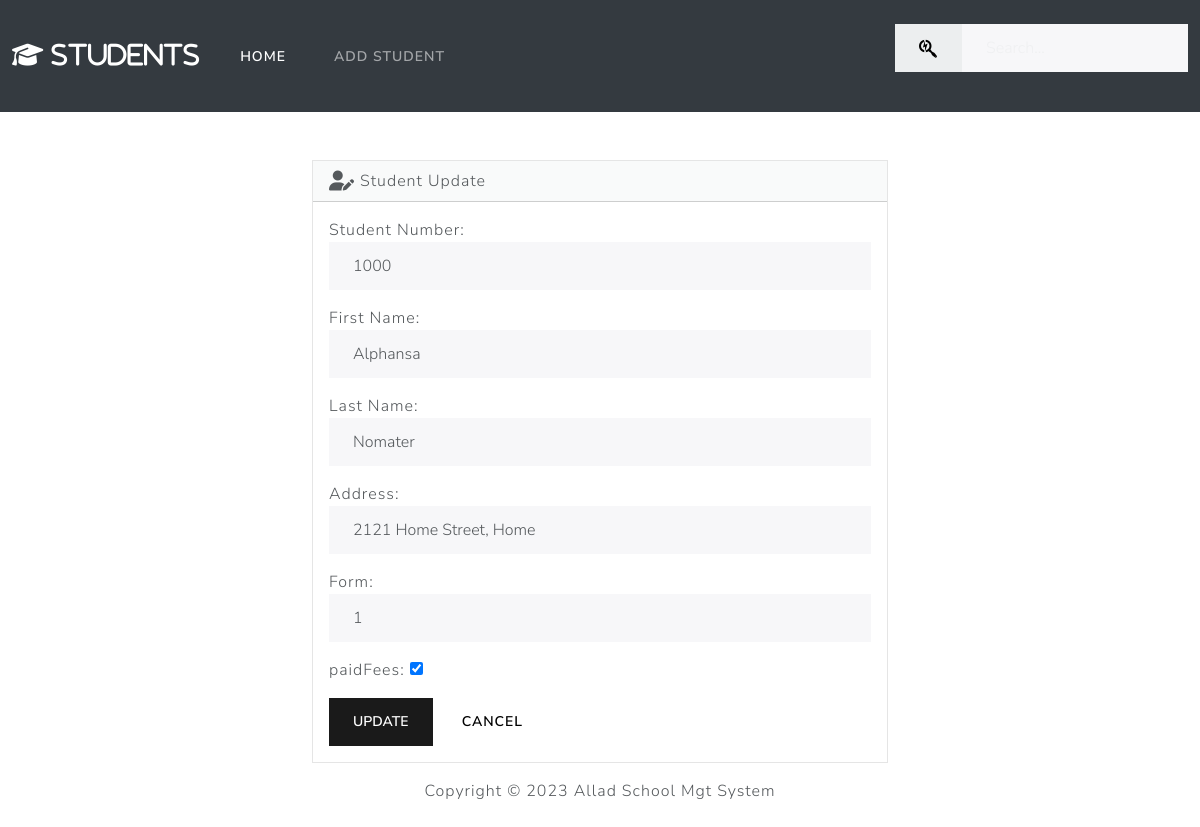
The app's page /edit/12/ with its own data.
### students/models.py (models this page shows, shortened)
class Student(models.Model):
    student_number = models.PositiveIntegerField(unique=True)
    first_name = models.CharField(max_length=50)
    last_name = models.CharField(max_length=50)
    address = models.CharField(max_length=200)
    form = models.CharField(max_length=50)
    paidFees = models.BooleanField(default=False)

### students/views.py (the view)
# urls.py: path('edit/<int:id>/', views.edit, name='edit'),
def edit(request, id):
    if request.method == 'POST':
        student = Student.objects.get(pk=id)
        form = StudentForm(request.POST, instance=student)
        if form.is_valid():
            form.save()
            return render(request, 'students/edit.html',{
                'form': form,
                'success': True
            })
    else:
        student = Student.objects.get(pk=id)
        form = StudentForm(instance=student)
    return render(request, 'students/edit.html',{
        'form':form,
    })

### students/forms.py
class StudentForm(forms.ModelForm):
    class Meta:
        model = Student
        fields = ['student_number', 'first_name', 'last_name', 'address', 'form', 'paidFees']
        labels = {
            'student_number': 'Student Number',
            'first_name': 'First Name',
            'last_name': 'Last Name',
            'address': 'Address',
            'form': 'Form',
            'paidFees': 'paidFees'
        }
        widgets = {
            'student_number': forms.NumberInput(attrs={'class': 'form-control'}),
            'first_name': forms.TextInput(attrs={'class': 'form-control'}),
            'last_name': forms.TextInput(attrs={'class': 'form-control'}),
            'address': forms.TextInput(attrs={'class': 'form-control'}),
            'form': forms.NumberInput(attrs={'class': 'form-control'}),
            'paidFees': forms.CheckboxInput(),
        }

### students/templates/students/edit.html (shortened to what this page needs)
{% extends "students/base.html" %}
{% block body %}
    {% if success %}
        <div class="alert alert-dismissible alert-success">
            <a href="{% url 'index' %}">
                <button type="button" class="btn-close" data-bs-dismiss="alert"></button>
            </a>
            <strong>Student Updated Successfully</strong> <a href="{% url 'index' %}" class="alert-link">[Back To HomePage]</a>.
        </div>
    {% else %}
        <div class="row justify-content-center">
            <div class="col-10 col-sm-6">
                <div class="card bg-light mb-3">
                    <div class="card-header">
                        <i class="fa-solid fa-user-pen fa-lg"></i> Student Update
                    </div>
                    <div class="card-body">
                      <form action="" method="POST">
                        {{ form.as_p }}
                        <button type="submit" class="btn btn-primary">Update</button>
                        <a href="{% url 'index' %}" class="btn btn-secondary">Cancel</a>
                      </form>
                    </div>
                </div>
            </div>
        </div>
    {% endif %}
{% endblock %}

### records on screen
Student: student_number "1000", first_name "Alphansa", last_name "Nomater", address "2121 Home Street, Home", form "1", paidFees "☑"
